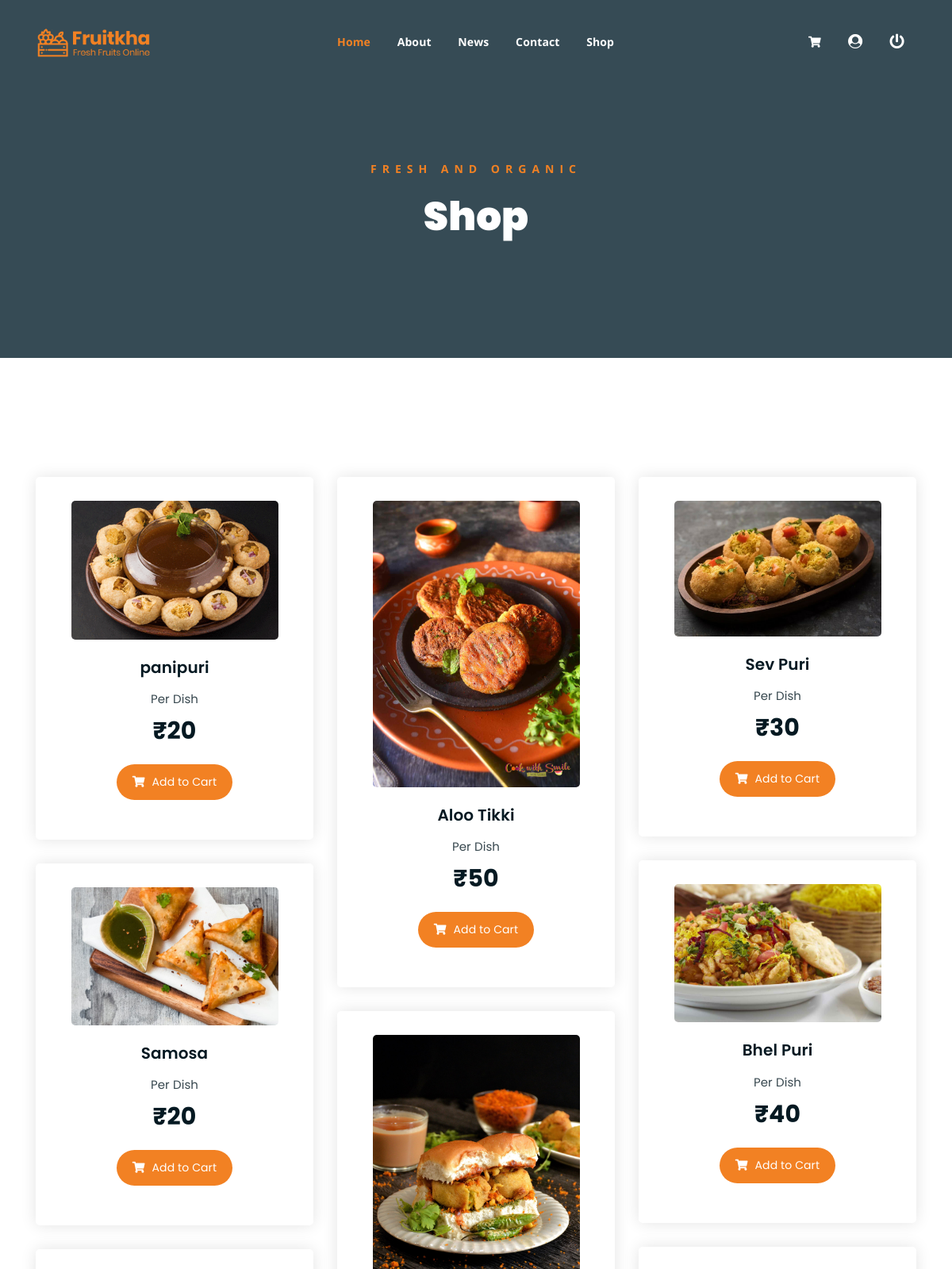
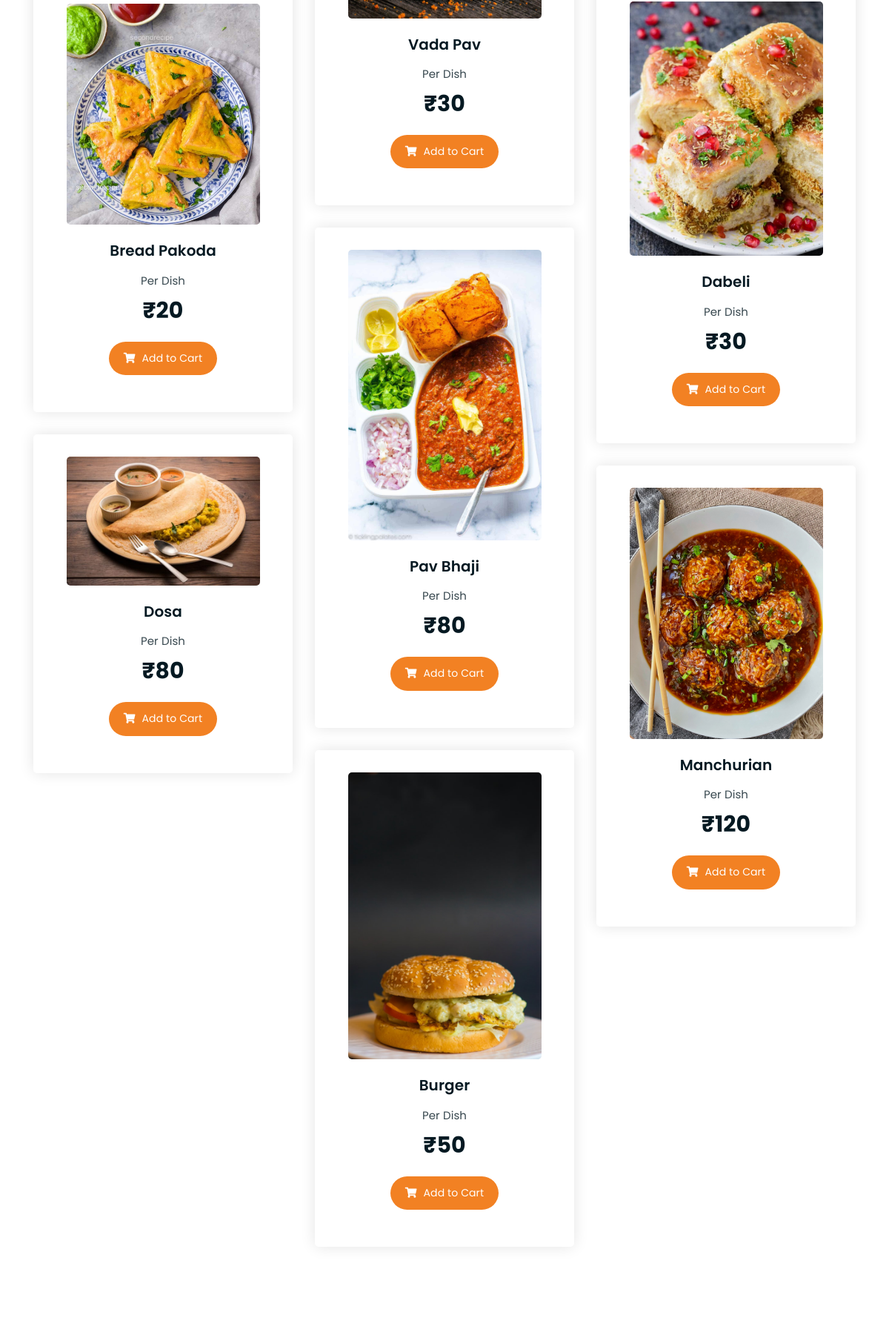
The page /shop.php (upper part) on the database its author committed (2 pictures, top to bottom).
### tables this page shows
CREATE TABLE `product` (
  `id` int(11) NOT NULL,
  `productname` varchar(255) NOT NULL,
  `discription` text NOT NULL,
  `price` int(11) NOT NULL,
  `productimg` varchar(255) NOT NULL
);

### shop.php (the view, shortened to what this page needs)
<!DOCTYPE html>
<html lang="en">
<?php include ("include/config.php"); ?>
<head>
	<link rel="stylesheet" href="assets/css/all.min.css">
	<link rel="stylesheet" href="assets/bootstrap/css/bootstrap.min.css">
	<link rel="stylesheet" href="assets/css/owl.carousel.css">
	<link rel="stylesheet" href="assets/css/magnific-popup.css">
	<link rel="stylesheet" href="assets/css/animate.css">
	<link rel="stylesheet" href="assets/css/meanmenu.min.css">
	<link rel="stylesheet" href="assets/css/main.css">
	<link rel="stylesheet" href="assets/css/responsive.css">
</head>
<body>
	<?php include('header.php'); ?>
	<div class="breadcrumb-section breadcrumb-bg">
		<div class="container">
			<div class="row">
				<div class="col-lg-8 offset-lg-2 text-center">
					<div class="breadcrumb-text">
						<p>Fresh and Organic</p>
						<h1>Shop</h1>
					</div>
				</div>
			</div>
		</div>
	</div>
	<div class="product-section mt-150 mb-150">
		<div class="container">
			<div class="row product-lists">
				<?php
						$seletProduct = "SELECT *FROM product ";
						$result = $conn->query($seletProduct);
						while ($row = $result->fetch_assoc()){
				?>
				<div class="col-lg-4 col-md-6 text-center strawberry">
					<div class="single-product-item">
						<div class="product-image">
						<a href="single-product.php?id=<?php echo $row['id'];?>"><img src="Admin/<?php echo $row['productimg'];?>"alt=""></a>
						</div>
						<h3><?php echo $row['productname'];?></h3>
						<p class="product-price"><span>Per Dish</span>₹<?php echo $row['price'];?></p>
						<a href="cart.php" class="cart-btn"><i class="fas fa-shopping-cart"></i> Add to Cart</a>
					</div>
				</div>
				<?php } ?>
			</div>
		</div>
	</div>
</body>
</html>

### assets/css/main.css (style rules this page uses)
html { font-size: 14px; font-weight: 400; line-height: 28px; height: 100%; }
body { font-family: "Open Sans", sans-serif; font-weight: 400; font-size: 1rem; letter-spacing: 0.1px; line-height: 1.8; color: #051922; overflow-x: hidden; }
body img { max-width: 100%; }
a { cursor: pointer; text-decoration: none; -webkit-transition: all 0.2s ease-in-out; -o-transition: all 0.2s ease-in-out; transition: all 0.2s ease-in-out; }
h1, .h1, h2, .h2, h3, .h3, h4, .h4, h5, .h5, h6, .h6 { font-family: "Poppins", sans-serif; font-weight: 700; margin: 0 0 1.25rem 0; color: #051922; }
h1:last-child, .h1:last-child, h2:last-child, .h2:last-child, h3:last-child, .h3:last-child, h4:last-child, .h4:last-child, h5:last-child, .h5:last-child, h6:last-child, .h6:last-child { margin: 0; }
h1, .h1 { font-size: 4rem; font-weight: 700; line-height: 4rem; }
h3, .h3 { font-size: 2rem; font-weight: 700; line-height: 2.25rem; }
p { font-family: "Open Sans", sans-serif; font-weight: 400; font-size: 1rem; letter-spacing: 0.1px; line-height: 1.8; color: #051922; margin: 0 0 1.25rem 0; }
.mt-150 { margin-top: 150px; }
.mb-150 { margin-bottom: 150px; }
a.boxed-btn, a.bordered-btn, a.cart-btn { border-radius: 50px; }
.breadcrumb-bg { background-image: url(../img/breadcrumb-bg.jpg); }
.breadcrumb-text p { color: #F28123; font-weight: 700; text-transform: uppercase; letter-spacing: 7px; }
.breadcrumb-text h1 { font-size: 50px; font-weight: 900; color: #fff; margin: 0; margin-top: 20px; }
.breadcrumb-section { padding: 150px 0; background-size: cover; background-position: center center; position: relative; z-index: 1; background-attachment: fixed; padding-top: 200px; }
.breadcrumb-section:after { position: absolute; left: 0; top: 0; width: 100%; height: 100%; content: ""; background-color: #07212e; z-index: -1; opacity: 0.8; }
.product-image img { -webkit-transition: 0.3s; -o-transition: 0.3s; transition: 0.3s; }
a.cart-btn { -webkit-transition: 0.3s; -o-transition: 0.3s; transition: 0.3s; }
.single-product-item { -webkit-transition: 0.3s; -o-transition: 0.3s; transition: 0.3s; }
html, body { height: 100%; }
.single-product-item { margin-bottom: 30px; }
.product-image { padding: 30px; padding-bottom: 0; }
.product-image img { width: 90%; border-radius: 5px; margin-bottom: 20px; }
.single-product-item h3 { font-size: 20px; font-weight: 600; margin-bottom: 10px; }
p.product-price { font-family: 'Poppins', sans-serif; font-size: 30px; font-weight: 700; margin-bottom: 15px; }
p.product-price span { display: block; opacity: 0.8; font-size: 15px; font-weight: 400; }
a.cart-btn { font-family: 'Poppins', sans-serif; display: inline-block; background-color: #F28123; color: #fff; padding: 10px 20px; }
a.cart-btn i { margin-right: 5px; }
.single-product-item { -webkit-box-shadow: 0 0 20px #e4e4e4; box-shadow: 0 0 20px #e4e4e4; padding-bottom: 50px; border-radius: 5px; }

### rows shown on the page
product: productimg (picture), productname "panipuri", price "20"
product: productimg (picture), productname "Aloo Tikki", price "50"
product: productimg (picture), productname "Sev Puri", price "30"
product: productimg (picture), productname "Bhel Puri", price "40"
product: productimg (picture), productname "Samosa", price "20"
product: productimg (picture), productname "Vada Pav", price "30"
product: productimg (picture), productname "Dabeli", price "30"
product: productimg (picture), productname "Bread Pakoda", price "20"
product: productimg (picture), productname "Pav Bhaji", price "80"
product: productimg (picture), productname "Dosa", price "80"
product: productimg (picture), productname "Manchurian", price "120"
product: productimg (picture), productname "Burger", price "50"
